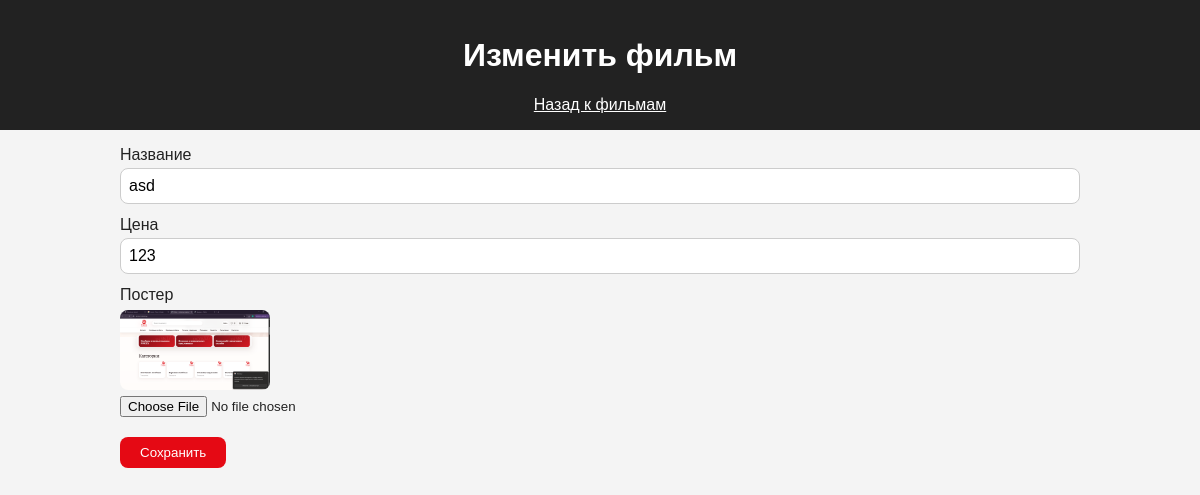
Page /kino/7/update/ on the committed database.
### Cinema/models.py (models this page shows, shortened)
class Kino(models.Model):
    name = models.CharField(max_length=50)
    time = models.DateTimeField(auto_now=True)
    price = models.CharField(max_length=1000)
    image = models.ImageField()

### Cinema/views.py (the view, shortened to what this page needs)
# urls.py: path('kino/<int:pk>/update/', update_kino, name='kino_update'),
def update_kino(request, pk):
    kino = get_object_or_404(Kino, id=pk)
    return render(request, 'kino_form.html', context={'kino': kino})

### templates/kino_form.html (shortened to what this page needs)
{% load static %}
<!DOCTYPE html>
<html lang="ru">
<head>
    <link rel="stylesheet" href="{% static 'css/style.css' %}">
</head>
<body>
    <header>
        <h1>{% if kino %}Изменить фильм{% else %}Добавить фильм{% endif %}</h1>
        <nav><a href="{% url 'kino_list' %}">Назад к фильмам</a></nav>
    </header>
    <div class="b1">
        <form method="post" enctype="multipart/form-data" class="b2 c4">
            <label>Название
                <input type="text" name="name" maxlength="50" value="{{ kino.name|default:'' }}" required>
            </label>
            <label>Цена
                <input type="text" name="price" value="{{ kino.price|default:'' }}" required>
            </label>
            <label>Постер
                {% if kino.image %}
                    <img src="{{ kino.image.url }}" class="c5">
                {% endif %}
                <input type="file" name="image" accept="image/*" {% if not kino %}required{% endif %}>
            </label>
            <button type="submit">{% if kino %}Сохранить{% else %}Добавить{% endif %}</button>
        </form>
    </div>
</body>
</html>

### static/css/style.css (style rules this page uses)
body { font-family: Arial, sans-serif; margin: 0; background: #f4f4f4; color: #222; }
header { background: #222; color: #fff; padding: 16px; text-align: center; }
.a1, .b1 { max-width: 960px; margin: 0 auto; padding: 16px; }
header nav a { color: #fff; }
.b2 button { margin-top: 8px; padding: 8px 20px; background: #e50914; color: #fff; border: none; border-radius: 8px; cursor: pointer; }
.c4 label { display: block; margin-bottom: 12px; }
.c4 input[type="text"] { display: block; width: 100%; margin-top: 4px; padding: 8px; box-sizing: border-box; border: 1px solid #ccc; border-radius: 8px; font: inherit; }
.c4 input[type="file"] { display: block; margin-top: 4px; }
.c5 { display: block; max-width: 150px; margin: 6px 0; border-radius: 8px; }

### rows in the picture
Kino: name "asd", price "123", image (picture)
